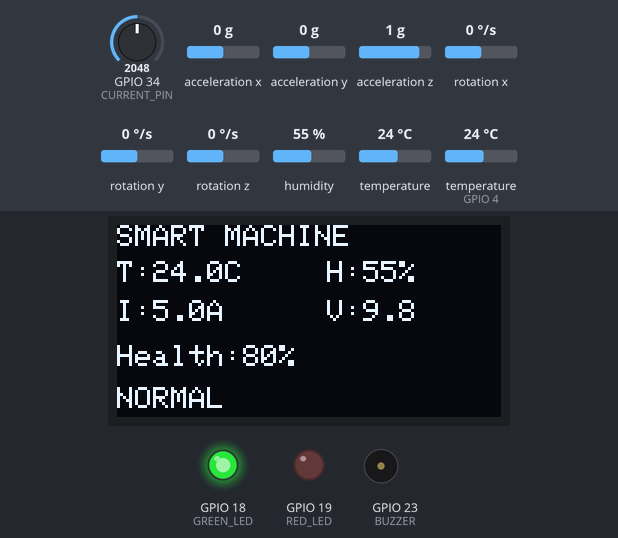
Simulated run of this sketch. Board: ESP32. Shown: 128×64 one-colour display, output pins drawn as LEDs (lit = HIGH), buzzer (waves = sounding, pin HIGH). Inputs (shaded band) come from the test bench; at power-on: acceleration x 0 g, temperature (sensor on GPIO 4) 24 °C, GPIO 34 (CURRENT_PIN) = 2048, acceleration y 0 g, acceleration z 1 g, rotation x 0 °/s, rotation y 0 °/s, rotation z 0 °/s, humidity 55 %, temperature 24 °C. WiFi joins after 1.5 s; servers stay silent unless stated; what the sketch prints to the serial monitor is not drawn.

Above: at 3.0 s.
3.1 s: acceleration x set to -0.6 g
At 4.4 s:
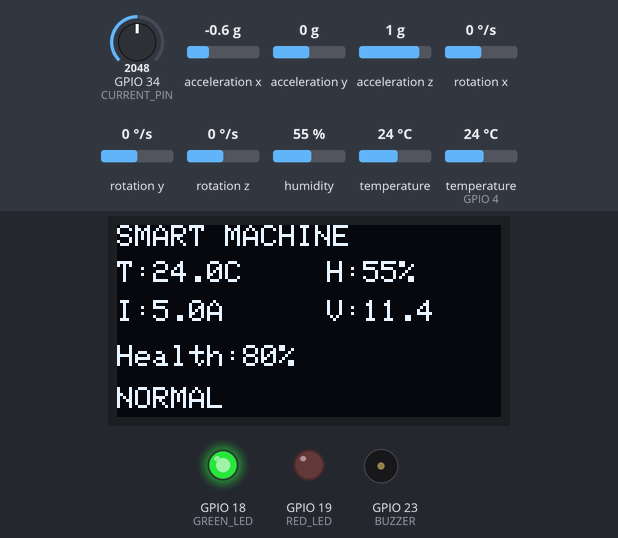
4.7 s: acceleration x set to -0.9 g
At 5.7 s:
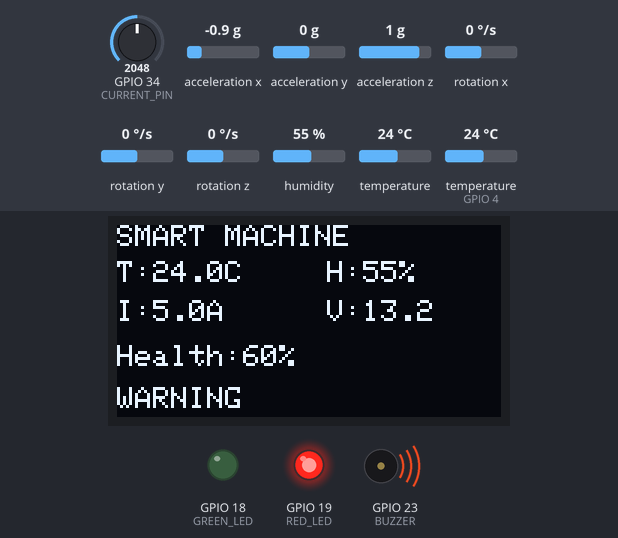
6.2 s: temperature (sensor on GPIO 4) set to 39.7 °C
At 9.1 s:
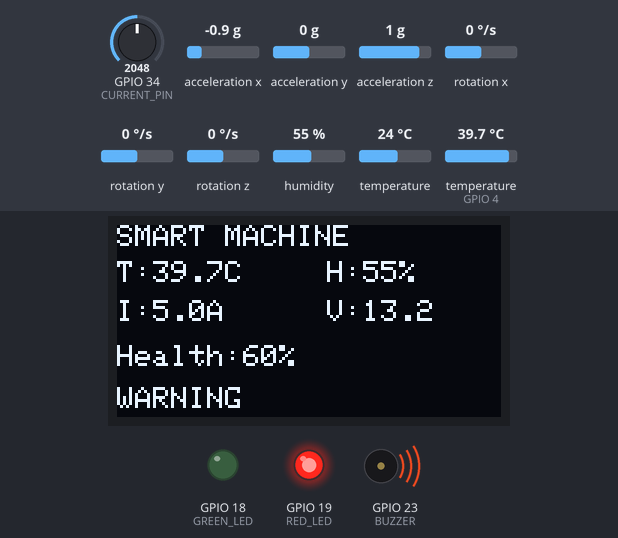
9.4 s: temperature (sensor on GPIO 4) set to 40.9 °C
At 10.9 s:
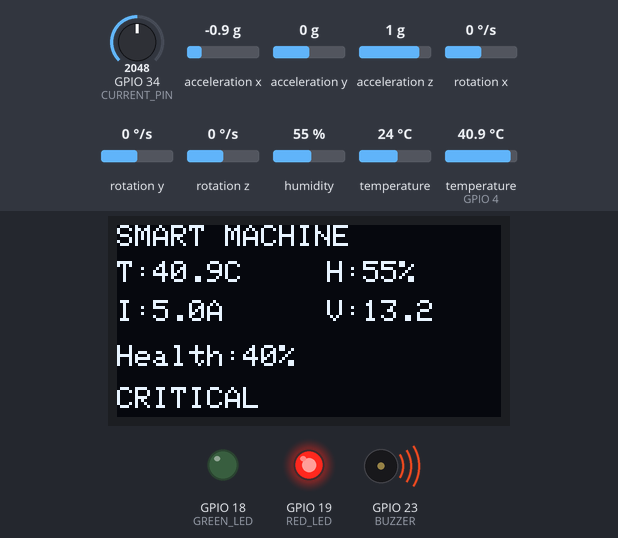
11.5 s: GPIO 34 (CURRENT_PIN) set to 1255
At 12.0 s:
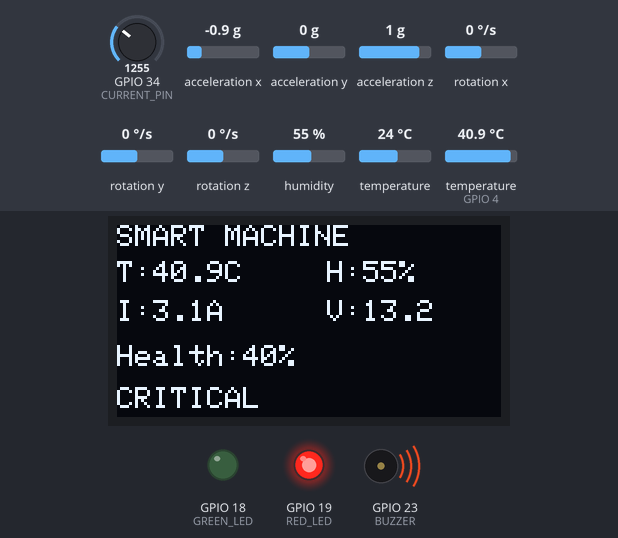
13.1 s: GPIO 34 (CURRENT_PIN) set to 1181
At 14.5 s:
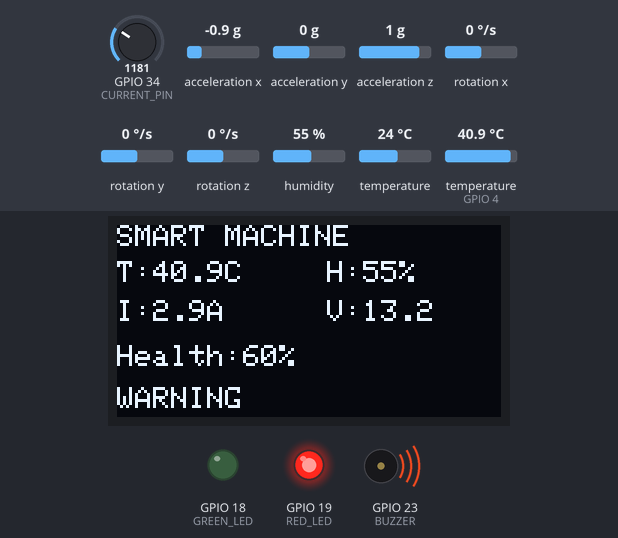
Timing chart, 0 to 15.7 s (numbered marks = the images above; inputs shaded):
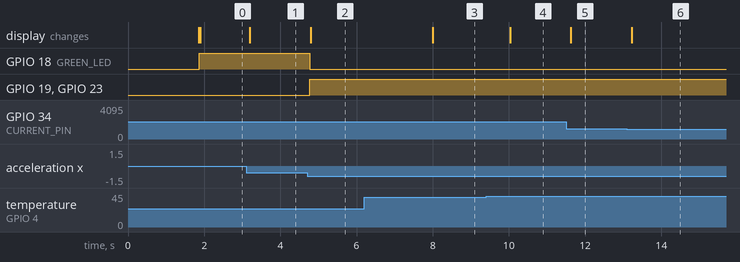

Measured:
- the behaviour switches between -0.7 and -0.8 g on acceleration x (found by bisection; images 1 and 2)
- the behaviour switches between 40 and 40.1 °C on temperature (sensor on GPIO 4) (found by bisection; images 3 and 4)
- the behaviour switches between 1229 and 1228 on GPIO 34 (CURRENT_PIN) (found by bisection; images 5 and 6)
- after the input at 3.1 s, the display: changes after 0.10 s (image 1)
- after the input at 4.7 s, GPIO 18 (GREEN_LED): HIGH → LOW after 0.07 s; GPIO 19 (RED_LED), GPIO 23 (BUZZER): LOW → HIGH after 0.07 s; the display: changes after 0.10 s (image 2)
- after the input at 6.2 s, the display: changes after 1.8 s (image 3)
- after the input at 9.4 s, the display: changes after 0.63 s (image 4)
- after the input at 11.5 s, the display: changes after 0.13 s (image 5)
- after the input at 13.1 s, the display: changes after 0.13 s (image 6)

The sketch:

sketch.ino
```cpp
#define BLYNK_TEMPLATE_ID "TMPL3ZCLBWtvM"
#define BLYNK_TEMPLATE_NAME "IoT Smart Machine Health and energy monitoring"
#define BLYNK_AUTH_TOKEN "2ci8xGwDCAb5PlGMeZ5d-fXQ1MosH-v2"
#include <WiFi.h>
#include <BlynkSimpleEsp32.h>
#include <Wire.h>
#include <Adafruit_GFX.h>
#include <Adafruit_SSD1306.h>
#include <Adafruit_MPU6050.h>
#include <Adafruit_Sensor.h>
#include <DHT.h>
#define GREEN_LED 18
#define RED_LED 19
#define BUZZER 23
char ssid[] = "Wokwi-GUEST";
char pass[] = "";

// ================= OLED =================

#define SCREEN_WIDTH 128
#define SCREEN_HEIGHT 64

Adafruit_SSD1306 display(SCREEN_WIDTH, SCREEN_HEIGHT, &Wire, -1);

// ================= DHT22 =================

#define DHTPIN 4
#define DHTTYPE DHT22

DHT dht(DHTPIN, DHTTYPE);

// ================= MPU6050 =================

Adafruit_MPU6050 mpu;

// ================= Current Sensor =================

#define CURRENT_PIN 34

void setup()
{
  Blynk.begin(BLYNK_AUTH_TOKEN, ssid, pass);
  Serial.begin(115200);

  Wire.begin(21,22);

  // OLED
  if(!display.begin(SSD1306_SWITCHCAPVCC,0x3C))
  {
    Serial.println("OLED NOT FOUND");
    while(1);
  }

  // DHT
  dht.begin();

  // MPU6050
  if(!mpu.begin())
  {
    Serial.println("MPU6050 NOT FOUND");
    while(1);
  }

  pinMode(CURRENT_PIN,INPUT);

  pinMode(GREEN_LED, OUTPUT);
  pinMode(RED_LED, OUTPUT);
  pinMode(BUZZER, OUTPUT);

  digitalWrite(GREEN_LED, LOW);
  digitalWrite(RED_LED, LOW);
  digitalWrite(BUZZER, LOW);

  display.clearDisplay();

  display.setTextSize(1);

  display.setTextColor(SSD1306_WHITE);

  display.setCursor(0,0);
  display.println("SAIL Internship");

  display.setCursor(0,18);
  display.println("Sensor Test");

  display.setCursor(0,36);
  display.println("Part A");

  display.display();

  Serial.println("--------------------------------------");
  Serial.println("SMART MACHINE MONITOR");
  Serial.println("--------------------------------------");
}

void loop()
{
  Blynk.run();

  //==========================
  // Read DHT22
  //==========================

  float temperature = dht.readTemperature();
  float humidity = dht.readHumidity();

  //==========================
  // Read MPU6050
  //==========================

  sensors_event_t accel, gyro, temp;

  mpu.getEvent(&accel, &gyro, &temp);

  float vibration = sqrt(
    accel.acceleration.x * accel.acceleration.x +
    accel.acceleration.y * accel.acceleration.y +
    accel.acceleration.z * accel.acceleration.z);

  //==========================
  // Read Current
  //==========================

  int adc = analogRead(CURRENT_PIN);

  float current = (adc / 4095.0) * 10.0;

  //==========================
  // Machine Health
  //==========================

  int health = 100;

  if(current > 3)
      health -= 20;

  if(current > 6)
      health -= 20;

  if(temperature > 40)
      health -= 20;

  if(temperature > 60)
      health -= 20;

  if(vibration > 12)
      health -= 20;

  if(health < 0)
      health = 0;

  //==========================
  // Machine Status
  //==========================

  String status;

  if(health >= 80)
      status = "NORMAL";

  else if(health >= 50)
      status = "WARNING";

  else
      status = "CRITICAL";
  //==========================
// Send Data to Blynk
//==========================

Blynk.virtualWrite(V0, temperature);

Blynk.virtualWrite(V1, humidity);

Blynk.virtualWrite(V2, current);

Blynk.virtualWrite(V3, vibration);

Blynk.virtualWrite(V4, health);

Blynk.virtualWrite(V5, status);

Serial.println("Data Sent To Blynk");
  //==========================
  // LED & Buzzer
  //==========================

  if(status == "NORMAL")
{
  digitalWrite(GREEN_LED,HIGH);
  digitalWrite(RED_LED,LOW);
  digitalWrite(BUZZER,LOW);
  Blynk.virtualWrite(V6, 1);
  Blynk.virtualWrite(V7, 0);
}
else
{
  digitalWrite(GREEN_LED,LOW);
  digitalWrite(RED_LED,HIGH);
  digitalWrite(BUZZER,HIGH);
  Blynk.virtualWrite(V6, 0);
  Blynk.virtualWrite(V7, 1);
}

  //==========================
  // OLED Dashboard
  //==========================

  display.clearDisplay();

  display.setTextSize(1);

  display.setCursor(0,0);
  display.println("SMART MACHINE");

  display.setCursor(0,12);
  display.print("T:");
  display.print(temperature,1);
  display.print("C");

  display.setCursor(70,12);
  display.print("H:");
  display.print(humidity,0);
  display.print("%");

  display.setCursor(0,25);
  display.print("I:");
  display.print(current,1);
  display.print("A");

  display.setCursor(70,25);
  display.print("V:");
  display.print(vibration,1);

  display.setCursor(0,40);
  display.print("Health:");
  display.print(health);
  display.print("%");

  display.setCursor(0,54);
  display.print(status);

  display.display();

  //==========================
  // Serial Monitor
  //==========================

  Serial.println("-------------------------------");

  Serial.print("Temperature : ");
  Serial.print(temperature);
  Serial.println(" C");

  Serial.print("Humidity : ");
  Serial.print(humidity);
  Serial.println(" %");

  Serial.print("Current : ");
  Serial.print(current);
  Serial.println(" A");

  Serial.print("Vibration : ");
  Serial.println(vibration);

  Serial.print("Health : ");
  Serial.print(health);
  Serial.println("%");

  Serial.print("Status : ");
  Serial.println(status);

  delay(100);
  Serial.println("----- Sensor Data -----");
  Serial.print("Temperature: ");
  Serial.println(temperature);

  Serial.print("Humidity: ");
  Serial.println(humidity);

  Serial.print("Current: ");
  Serial.println(current);

  Serial.print("Vibration: ");
  Serial.println(vibration);

  Serial.print("Health: ");
  Serial.println(health);

  Serial.print("Status: ");
  Serial.println(status);

  Serial.println("-----------------------");
}
```
